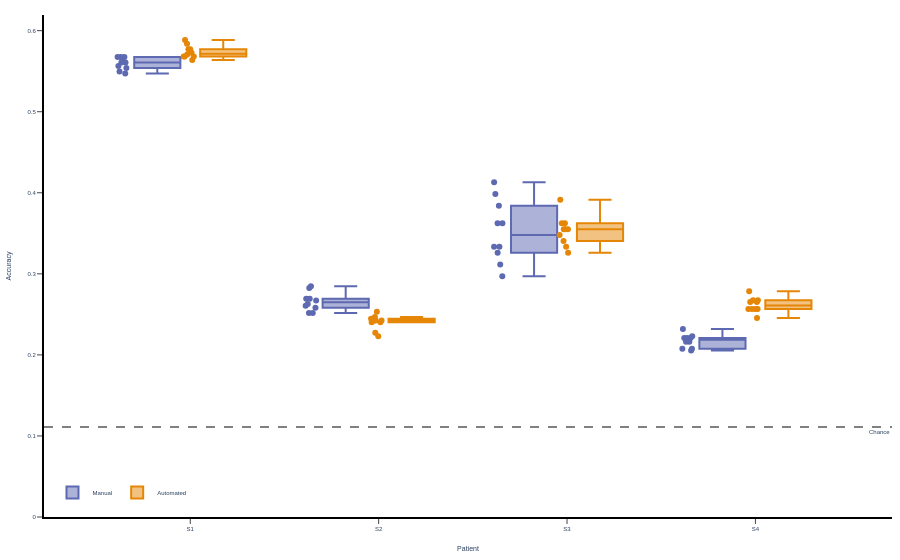

Source (notebook cell):
### Code cell
orderforplot = {
    "Difference_Variable": ['Onset', 'Offset', 'Duration'], 
    "Phoneme": ['a', 'ae', 'b', 'g', 'i', 'k', 'p', 'u', 'v'], 
    "Patient": ['S1', 'S2', 'S3', 'S4', 'S5'], 
    "Aligner":['Manual', 'Automated']
    
}

colorsmap = {
    'Manual': px.colors.qualitative.Vivid[1],
    'Automated': px.colors.qualitative.Vivid[0]
}
fig = px.box(acc_df_kumar_mfa_iter_avgpos,
    y='Accuracy',
    x='Patient',
    color='Aligner',
    points='all',  # Shows stripplot-like points
    boxmode='group', 
    hover_data=['Patient', 'Aligner', 'Accuracy', 'Iteration'],
    color_discrete_sequence= px.colors.qualitative.Vivid, 
    color_discrete_map= colorsmap, 
    category_orders=orderforplot
    )
fig.update_traces(jitter=0.3)
fig.add_hline(
    y=1/9,
    line_dash='dash',
    line_color='gray',
    annotation_text='Chance',
    annotation_position='bottom right'
)
fig.update_yaxes(rangemode="tozero", showline=True, linecolor="black", linewidth=2, ticks='outside')
fig.update_xaxes(showline=True, linecolor="black", linewidth=2, ticks='outside')
fig.update_layout(
    plot_bgcolor='white',
    legend=dict(
        orientation='h',
        yanchor='bottom',
        y=0.02,
        xanchor='left',
        x=0.01,
        title_text=''
    ),
    title_text='',
    title_x=0.5,
    font=dict(size=PLOT_STYLE['font']['size_label'], family=PLOT_STYLE['font']['family']),
    margin=dict(l=35, r=8, t=15, b=40)
)
save_svg(fig, "../figures/figure4/manualvsautomated_DecodingAccByPatPlotlyavgd5.svg",
         **PANEL_DIMS['figure4']['by_patient'])
fig.show()

### Figure 1 — Plotly figure (JSON) as saved in the notebook; plotly's stock layout.template omitted (floating-point values rounded to 4 significant figures)
{"data": [{"alignmentgroup": "True", "boxpoints": "all", "customdata": [["Manual", 0], ["Manual", 1], ["Manual", 2], ["Manual", 3], ["Manual", 4], ["Manual", 5], ["Manual", 6], ["Manual", 7], ["Manual", 8], ["Manual", 9], ["Manual", 0], ["Manual", 1], ["Manual", 2], ["Manual", 3], ["Manual", 4], ["Manual", 5], ["Manual", 6], ["Manual", 7], ["Manual", 8], ["Manual", 9], ["Manual", 0], ["Manual", 1], ["Manual", 2], ["Manual", 3], ["Manual", 4], ["Manual", 5], ["Manual", 6], ["Manual", 7], ["Manual", 8], ["Manual", 9], ["Manual", 0], ["Manual", 1], ["Manual", 2], ["Manual", 3], ["Manual", 4], ["Manual", 5], ["Manual", 6], ["Manual", 7], ["Manual", 8], ["Manual", 9]], "hovertemplate": "Aligner=%{customdata[0]}<br>Patient=%{x}<br>Accuracy=%{y}<br>Iteration=%{customdata[1]}<extra></extra>", "jitter": 0.3, "legendgroup": "Manual", "marker": {"color": "rgb(93, 105, 177)"}, "name": "Manual", "notched": false, "offsetgroup": "Manual", "orientation": "v", "showlegend": true, "type": "box", "x": ["S1", "S1", "S1", "S1", "S1", "S1", "S1", "S1", "S1", "S1", "S2", "S2", "S2", "S2", "S2", "S2", "S2", "S2", "S2", "S2", "S3", "S3", "S3", "S3", "S3", "S3", "S3", "S3", "S3", "S3", "S4", "S4", "S4", "S4", "S4", "S4", "S4", "S4", "S4", "S4"], "x0": " ", "xaxis": "x", "y": [0.5676, 0.5631, 0.5676, 0.5563, 0.5495, 0.5473, 0.5676, 0.5608, 0.5608, 0.5541, 0.2627, 0.2605, 0.2826, 0.2583, 0.2517, 0.2848, 0.2693, 0.2693, 0.2517, 0.2671, 0.3261, 0.3841, 0.3623, 0.3623, 0.413, 0.2971, 0.3333, 0.3986, 0.3116, 0.3333, 0.2163, 0.2075, 0.2318, 0.2208, 0.2075, 0.2163, 0.2208, 0.223, 0.2208, 0.2053], "y0": " ", "yaxis": "y"}, {"alignmentgroup": "True", "boxpoints": "all", "customdata": [["Automated", 0], ["Automated", 1], ["Automated", 2], ["Automated", 3], ["Automated", 4], ["Automated", 5], ["Automated", 6], ["Automated", 7], ["Automated", 8], ["Automated", 9], ["Automated", 0], ["Automated", 1], ["Automated", 2], ["Automated", 3], ["Automated", 4], ["Automated", 5], ["Automated", 6], ["Automated", 7], ["Automated", 8], ["Automated", 9], ["Automated", 0], ["Automated", 1], ["Automated", 2], ["Automated", 3], ["Automated", 4], ["Automated", 5], ["Automated", 6], ["Automated", 7], ["Automated", 8], ["Automated", 9], ["Automated", 0], ["Automated", 1], ["Automated", 2], ["Automated", 3], ["Automated", 4], ["Automated", 5], ["Automated", 6], ["Automated", 7], ["Automated", 8], ["Automated", 9]], "hovertemplate": "Aligner=%{customdata[0]}<br>Patient=%{x}<br>Accuracy=%{y}<br>Iteration=%{customdata[1]}<extra></extra>", "jitter": 0.3, "legendgroup": "Automated", "marker": {"color": "rgb(229, 134, 6)"}, "name": "Automated", "notched": false, "offsetgroup": "Automated", "orientation": "v", "showlegend": true, "type": "box", "x": ["S1", "S1", "S1", "S1", "S1", "S1", "S1", "S1", "S1", "S1", "S2", "S2", "S2", "S2", "S2", "S2", "S2", "S2", "S2", "S2", "S3", "S3", "S3", "S3", "S3", "S3", "S3", "S3", "S3", "S3", "S4", "S4", "S4", "S4", "S4", "S4", "S4", "S4", "S4", "S4"], "x0": " ", "xaxis": "x", "y": [0.5772, 0.5638, 0.5727, 0.5705, 0.5772, 0.5839, 0.5682, 0.5884, 0.5682, 0.5682, 0.2273, 0.2468, 0.2424, 0.2424, 0.2403, 0.2446, 0.2532, 0.2403, 0.2424, 0.2229, 0.3623, 0.3478, 0.3333, 0.3406, 0.3913, 0.3551, 0.3551, 0.3623, 0.3551, 0.3261, 0.2654, 0.2675, 0.2675, 0.2566, 0.2566, 0.2566, 0.2456, 0.2654, 0.2566, 0.2785], "y0": " ", "yaxis": "y"}], "layout": {"annotations": [{"showarrow": false, "text": "Chance", "x": 1, "xanchor": "right", "xref": "x domain", "y": 0.1111, "yanchor": "top", "yref": "y"}], "boxmode": "group", "font": {"family": "Arial", "size": 6}, "legend": {"orientation": "h", "title": {"text": ""}, "tracegroupgap": 0, "x": 0.01, "xanchor": "left", "y": 0.02, "yanchor": "bottom"}, "margin": {"b": 40, "l": 35, "r": 8, "t": 15}, "plot_bgcolor": "white", "shapes": [{"line": {"color": "gray", "dash": "dash"}, "type": "line", "x0": 0, "x1": 1, "xref": "x domain", "y0": 0.1111, "y1": 0.1111, "yref": "y"}], "title": {"text": "", "x": 0.5}, "xaxis": {"anchor": "y", "categoryarray": ["S1", "S2", "S3", "S4", "S5"], "categoryorder": "array", "domain": [0, 1], "linecolor": "black", "linewidth": 2, "showline": true, "ticks": "outside", "title": {"text": "Patient"}}, "yaxis": {"anchor": "x", "domain": [0, 1], "linecolor": "black", "linewidth": 2, "rangemode": "tozero", "showline": true, "ticks": "outside", "title": {"text": "Accuracy"}}}}
